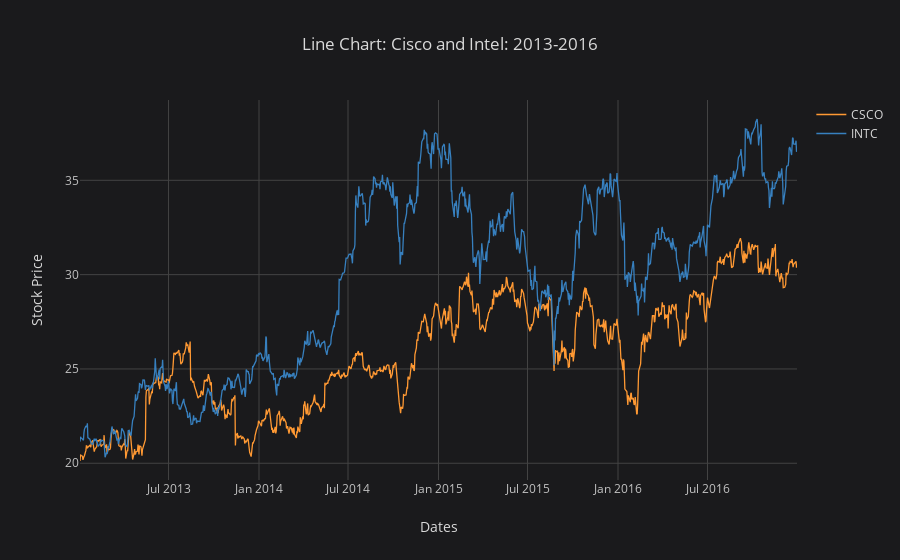

Source (notebook cell):
### Markdown cell above
### (5 pts) Plot 1:  CSCO and INTC using cufflinks 
- Chart Type:  **Line Chart**  
- Chart Title: **Line Chart:  Cisco and Intel:  2013-2016**

### Code cell
index = ['CSCO', 'INTC']
df_open[index].iplot(kind='line',
                xTitle='Dates',
                yTitle='Stock Price',
                theme='space',
                title='Line Chart: Cisco and Intel: 2013-2016')

### Figure 1 — Plotly figure (JSON) as saved in the notebook; plotly's stock layout.template omitted (floating-point values rounded to 4 significant figures; data arrays with more than 128 entries replaced by an {"elided": "..."} marker saying what was removed)
{"data": [{"line": {"color": "rgba(255, 153, 51, 1.0)", "dash": "solid", "shape": "linear", "width": 1.3}, "mode": "lines", "name": "CSCO", "text": "", "type": "scatter", "uid": "fd73113b-4649-4220-9246-47fe77525e0f", "x": {"elided": "1008 str values"}, "y": {"elided": "1008 float values"}}, {"line": {"color": "rgba(55, 128, 191, 1.0)", "dash": "solid", "shape": "linear", "width": 1.3}, "mode": "lines", "name": "INTC", "text": "", "type": "scatter", "uid": "d96ba35d-f7fc-4131-9b4f-7969050b31e4", "x": {"elided": "1008 str values"}, "y": {"elided": "1008 float values"}}], "layout": {"legend": {"bgcolor": "#1A1A1C", "font": {"color": "#D9D9D9"}}, "paper_bgcolor": "#1A1A1C", "plot_bgcolor": "#1A1A1C", "title": {"font": {"color": "#D9D9D9"}, "text": "Line Chart: Cisco and Intel: 2013-2016"}, "xaxis": {"gridcolor": "#434343", "showgrid": true, "tickfont": {"color": "#C2C2C2"}, "title": {"font": {"color": "#D9D9D9"}, "text": "Dates"}, "zerolinecolor": "#666570"}, "yaxis": {"gridcolor": "#434343", "showgrid": true, "tickfont": {"color": "#C2C2C2"}, "title": {"font": {"color": "#D9D9D9"}, "text": "Stock Price"}, "zerolinecolor": "#666570"}}}
